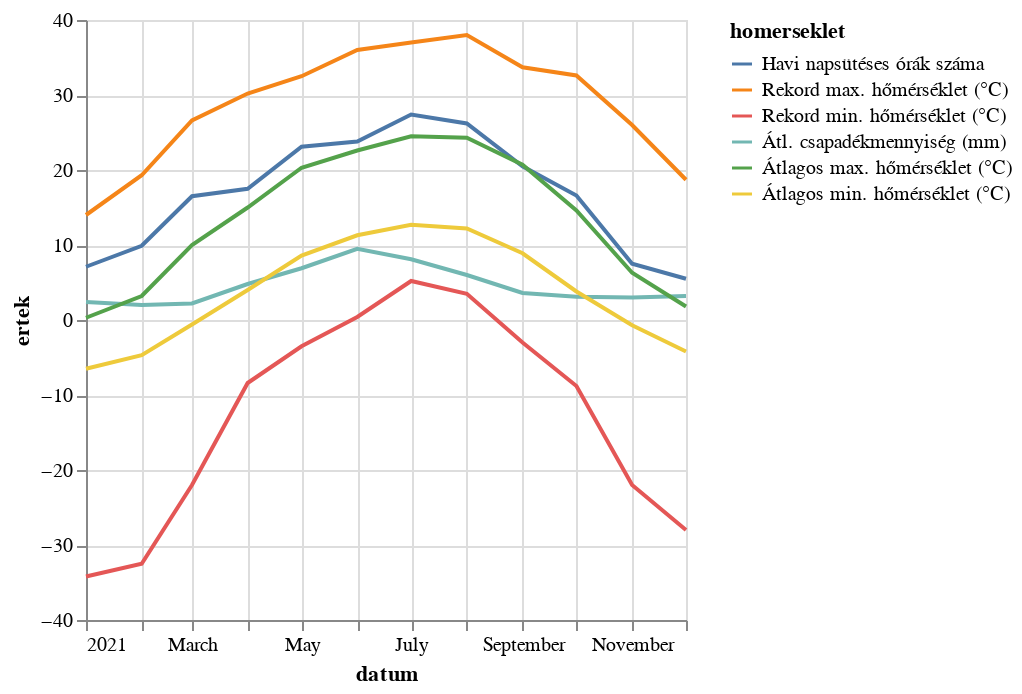

Vega-Lite specification stored for this chart:
### Vega-Lite specification from a JSON file in a GitHub repository (floating-point values rounded to 4 significant figures)
{"$schema": "https://vega.github.io/schema/vega-lite/v5.json", "description": "A simple bar chart with embedded data.", "data": {"values": [{"honap": "Aug.", "honap_angol": "Aug.", "datum": "2021-08-01", "honap_szam": 8, "homerseklet": "Havi napsütéses órák száma", "ertek": 26.2}, {"honap": "Aug.", "honap_angol": "Aug.", "datum": "2021-08-01", "honap_szam": 8, "homerseklet": "Rekord max. hőmérséklet (°C)", "ertek": 38}, {"honap": "Aug.", "honap_angol": "Aug.", "datum": "2021-08-01", "honap_szam": 8, "homerseklet": "Rekord min. hőmérséklet (°C)", "ertek": 3.5}, {"honap": "Aug.", "honap_angol": "Aug.", "datum": "2021-08-01", "honap_szam": 8, "homerseklet": "Átl. csapadékmennyiség (mm)", "ertek": 6}, {"honap": "Aug.", "honap_angol": "Aug.", "datum": "2021-08-01", "honap_szam": 8, "homerseklet": "Átlagos max. hőmérséklet (°C)", "ertek": 24.3}, {"honap": "Aug.", "honap_angol": "Aug.", "datum": "2021-08-01", "honap_szam": 8, "homerseklet": "Átlagos min. hőmérséklet (°C)", "ertek": 12.2}, {"honap": "Dec.", "honap_angol": "Dec.", "datum": "2021-12-01", "honap_szam": 12, "homerseklet": "Havi napsütéses órák száma", "ertek": 5.5}, {"honap": "Dec.", "honap_angol": "Dec.", "datum": "2021-12-01", "honap_szam": 12, "homerseklet": "Rekord max. hőmérséklet (°C)", "ertek": 18.7}, {"honap": "Dec.", "honap_angol": "Dec.", "datum": "2021-12-01", "honap_szam": 12, "homerseklet": "Rekord min. hőmérséklet (°C)", "ertek": -28}, {"honap": "Dec.", "honap_angol": "Dec.", "datum": "2021-12-01", "honap_szam": 12, "homerseklet": "Átl. csapadékmennyiség (mm)", "ertek": 3.2}, {"honap": "Dec.", "honap_angol": "Dec.", "datum": "2021-12-01", "honap_szam": 12, "homerseklet": "Átlagos max. hőmérséklet (°C)", "ertek": 1.8}, {"honap": "Dec.", "honap_angol": "Dec.", "datum": "2021-12-01", "honap_szam": 12, "homerseklet": "Átlagos min. hőmérséklet (°C)", "ertek": -4.2}, {"honap": "Feb.", "honap_angol": "Feb.", "datum": "2021-02-01", "honap_szam": 2, "homerseklet": "Havi napsütéses órák száma", "ertek": 9.9}, {"honap": "Feb.", "honap_angol": "Feb.", "datum": "2021-02-01", "honap_szam": 2, "homerseklet": "Rekord max. hőmérséklet (°C)", "ertek": 19.3}, {"honap": "Feb.", "honap_angol": "Feb.", "datum": "2021-02-01", "honap_szam": 2, "homerseklet": "Rekord min. hőmérséklet (°C)", "ertek": -32.5}, {"honap": "Feb.", "honap_angol": "Feb.", "datum": "2021-02-01", "honap_szam": 2, "homerseklet": "Átl. csapadékmennyiség (mm)", "ertek": 2}, {"honap": "Feb.", "honap_angol": "Feb.", "datum": "2021-02-01", "honap_szam": 2, "homerseklet": "Átlagos max. hőmérséklet (°C)", "ertek": 3.2}, {"honap": "Feb.", "honap_angol": "Feb.", "datum": "2021-02-01", "honap_szam": 2, "homerseklet": "Átlagos min. hőmérséklet (°C)", "ertek": -4.7}, {"honap": "Jan.", "honap_angol": "Jan.", "datum": "2021-01-01", "honap_szam": 1, "homerseklet": "Havi napsütéses órák száma", "ertek": 7.1}, {"honap": "Jan.", "honap_angol": "Jan.", "datum": "2021-01-01", "honap_szam": 1, "homerseklet": "Rekord max. hőmérséklet (°C)", "ertek": 14}, {"honap": "Jan.", "honap_angol": "Jan.", "datum": "2021-01-01", "honap_szam": 1, "homerseklet": "Rekord min. hőmérséklet (°C)", "ertek": -34.2}, {"honap": "Jan.", "honap_angol": "Jan.", "datum": "2021-01-01", "honap_szam": 1, "homerseklet": "Átl. csapadékmennyiség (mm)", "ertek": 2.4}, {"honap": "Jan.", "honap_angol": "Jan.", "datum": "2021-01-01", "honap_szam": 1, "homerseklet": "Átlagos max. hőmérséklet (°C)", "ertek": 0.3}, {"honap": "Jan.", "honap_angol": "Jan.", "datum": "2021-01-01", "honap_szam": 1, "homerseklet": "Átlagos min. hőmérséklet (°C)", "ertek": -6.5}, {"honap": "Júl.", "honap_angol": "Jul.", "datum": "2021-07-01", "honap_szam": 7, "homerseklet": "Havi napsütéses órák száma", "ertek": 27.4}, {"honap": "Júl.", "honap_angol": "Jul.", "datum": "2021-07-01", "honap_szam": 7, "homerseklet": "Rekord max. hőmérséklet (°C)", "ertek": 37}, {"honap": "Júl.", "honap_angol": "Jul.", "datum": "2021-07-01", "honap_szam": 7, "homerseklet": "Rekord min. hőmérséklet (°C)", "ertek": 5.2}, {"honap": "Júl.", "honap_angol": "Jul.", "datum": "2021-07-01", "honap_szam": 7, "homerseklet": "Átl. csapadékmennyiség (mm)", "ertek": 8.1}, {"honap": "Júl.", "honap_angol": "Jul.", "datum": "2021-07-01", "honap_szam": 7, "homerseklet": "Átlagos max. hőmérséklet (°C)", "ertek": 24.5}, {"honap": "Júl.", "honap_angol": "Jul.", "datum": "2021-07-01", "honap_szam": 7, "homerseklet": "Átlagos min. hőmérséklet (°C)", "ertek": 12.7}, {"honap": "Jún.", "honap_angol": "Jun.", "datum": "2021-06-01", "honap_szam": 6, "homerseklet": "Havi napsütéses órák száma", "ertek": 23.8}, {"honap": "Jún.", "honap_angol": "Jun.", "datum": "2021-06-01", "honap_szam": 6, "homerseklet": "Rekord max. hőmérséklet (°C)", "ertek": 36}, {"honap": "Jún.", "honap_angol": "Jun.", "datum": "2021-06-01", "honap_szam": 6, "homerseklet": "Rekord min. hőmérséklet (°C)", "ertek": 0.4}, {"honap": "Jún.", "honap_angol": "Jun.", "datum": "2021-06-01", "honap_szam": 6, "homerseklet": "Átl. csapadékmennyiség (mm)", "ertek": 9.5}, {"honap": "Jún.", "honap_angol": "Jun.", "datum": "2021-06-01", "honap_szam": 6, "homerseklet": "Átlagos max. hőmérséklet (°C)", "ertek": 22.6}, {"honap": "Jún.", "honap_angol": "Jun.", "datum": "2021-06-01", "honap_szam": 6, "homerseklet": "Átlagos min. hőmérséklet (°C)", "ertek": 11.3}, {"honap": "Máj.", "honap_angol": "May.", "datum": "2021-05-01", "honap_szam": 5, "homerseklet": "Havi napsütéses órák száma", "ertek": 23.1}, {"honap": "Máj.", "honap_angol": "May.", "datum": "2021-05-01", "honap_szam": 5, "homerseklet": "Rekord max. hőmérséklet (°C)", "ertek": 32.5}, {"honap": "Máj.", "honap_angol": "May.", "datum": "2021-05-01", "honap_szam": 5, "homerseklet": "Rekord min. hőmérséklet (°C)", "ertek": -3.5}, {"honap": "Máj.", "honap_angol": "May.", "datum": "2021-05-01", "honap_szam": 5, "homerseklet": "Átl. csapadékmennyiség (mm)", "ertek": 6.9}, {"honap": "Máj.", "honap_angol": "May.", "datum": "2021-05-01", "honap_szam": 5, "homerseklet": "Átlagos max. hőmérséklet (°C)", "ertek": 20.3}, {"honap": "Máj.", "honap_angol": "May.", "datum": "2021-05-01", "honap_szam": 5, "homerseklet": "Átlagos min. hőmérséklet (°C)", "ertek": 8.6}, {"honap": "Már.", "honap_angol": "Mar.", "datum": "2021-03-01", "honap_szam": 3, "homerseklet": "Havi napsütéses órák száma", "ertek": 16.5}, {"honap": "Már.", "honap_angol": "Mar.", "datum": "2021-03-01", "honap_szam": 3, "homerseklet": "Rekord max. hőmérséklet (°C)", "ertek": 26.6}, {"honap": "Már.", "honap_angol": "Mar.", "datum": "2021-03-01", "honap_szam": 3, "homerseklet": "Rekord min. hőmérséklet (°C)", "ertek": -22}, {"honap": "Már.", "honap_angol": "Mar.", "datum": "2021-03-01", "honap_szam": 3, "homerseklet": "Átl. csapadékmennyiség (mm)", "ertek": 2.2}, {"honap": "Már.", "honap_angol": "Mar.", "datum": "2021-03-01", "honap_szam": 3, "homerseklet": "Átlagos max. hőmérséklet (°C)", "ertek": 10}, {"honap": "Már.", "honap_angol": "Mar.", "datum": "2021-03-01", "honap_szam": 3, "homerseklet": "Átlagos min. hőmérséklet (°C)", "ertek": -0.6}, {"honap": "Nov.", "honap_angol": "Nov.", "datum": "2021-11-01", "honap_szam": 11, "homerseklet": "Havi napsütéses órák száma", "ertek": 7.5}, {"honap": "Nov.", "honap_angol": "Nov.", "datum": "2021-11-01", "honap_szam": 11, "homerseklet": "Rekord max. hőmérséklet (°C)", "ertek": 26}, {"honap": "Nov.", "honap_angol": "Nov.", "datum": "2021-11-01", "honap_szam": 11, "homerseklet": "Rekord min. hőmérséklet (°C)", "ertek": -22}, {"honap": "Nov.", "honap_angol": "Nov.", "datum": "2021-11-01", "honap_szam": 11, "homerseklet": "Átl. csapadékmennyiség (mm)", "ertek": 3}, {"honap": "Nov.", "honap_angol": "Nov.", "datum": "2021-11-01", "honap_szam": 11, "homerseklet": "Átlagos max. hőmérséklet (°C)", "ertek": 6.3}, {"honap": "Nov.", "honap_angol": "Nov.", "datum": "2021-11-01", "honap_szam": 11, "homerseklet": "Átlagos min. hőmérséklet (°C)", "ertek": -0.7}, {"honap": "Okt.", "honap_angol": "Oct.", "datum": "2021-10-01", "honap_szam": 10, "homerseklet": "Havi napsütéses órák száma", "ertek": 16.6}, {"honap": "Okt.", "honap_angol": "Oct.", "datum": "2021-10-01", "honap_szam": 10, "homerseklet": "Rekord max. hőmérséklet (°C)", "ertek": 32.6}, {"honap": "Okt.", "honap_angol": "Oct.", "datum": "2021-10-01", "honap_szam": 10, "homerseklet": "Rekord min. hőmérséklet (°C)", "ertek": -8.8}, {"honap": "Okt.", "honap_angol": "Oct.", "datum": "2021-10-01", "honap_szam": 10, "homerseklet": "Átl. csapadékmennyiség (mm)", "ertek": 3.1}, {"honap": "Okt.", "honap_angol": "Oct.", "datum": "2021-10-01", "honap_szam": 10, "homerseklet": "Átlagos max. hőmérséklet (°C)", "ertek": 14.6}, {"honap": "Okt.", "honap_angol": "Oct.", "datum": "2021-10-01", "honap_szam": 10, "homerseklet": "Átlagos min. hőmérséklet (°C)", "ertek": 3.8}, {"honap": "Szep.", "honap_angol": "Sep.", "datum": "2021-09-01", "honap_szam": 9, "homerseklet": "Havi napsütéses órák száma", "ertek": 20.5}, {"honap": "Szep.", "honap_angol": "Sep.", "datum": "2021-09-01", "honap_szam": 9, "homerseklet": "Rekord max. hőmérséklet (°C)", "ertek": 33.7}, {"honap": "Szep.", "honap_angol": "Sep.", "datum": "2021-09-01", "honap_szam": 9, "homerseklet": "Rekord min. hőmérséklet (°C)", "ertek": -3}, {"honap": "Szep.", "honap_angol": "Sep.", "datum": "2021-09-01", "honap_szam": 9, "homerseklet": "Átl. csapadékmennyiség (mm)", "ertek": 3.6}, {"honap": "Szep.", "honap_angol": "Sep.", "datum": "2021-09-01", "honap_szam": 9, "homerseklet": "Átlagos max. hőmérséklet (°C)", "ertek": 20.7}, {"honap": "Szep.", "honap_angol": "Sep.", "datum": "2021-09-01", "honap_szam": 9, "homerseklet": "Átlagos min. hőmérséklet (°C)", "ertek": 8.9}, {"honap": "Ápr.", "honap_angol": "Apr.", "datum": "2021-04-01", "honap_szam": 4, "homerseklet": "Havi napsütéses órák száma", "ertek": 17.5}, {"honap": "Ápr.", "honap_angol": "Apr.", "datum": "2021-04-01", "honap_szam": 4, "homerseklet": "Rekord max. hőmérséklet (°C)", "ertek": 30.2}, {"honap": "Ápr.", "honap_angol": "Apr.", "datum": "2021-04-01", "honap_szam": 4, "homerseklet": "Rekord min. hőmérséklet (°C)", "ertek": -8.4}, {"honap": "Ápr.", "honap_angol": "Apr.", "datum": "2021-04-01", "honap_szam": 4, "homerseklet": "Átl. csapadékmennyiség (mm)", "ertek": 4.8}, {"honap": "Ápr.", "honap_angol": "Apr.", "datum": "2021-04-01", "honap_szam": 4, "homerseklet": "Átlagos max. hőmérséklet (°C)", "ertek": 15}, {"honap": "Ápr.", "honap_angol": "Apr.", "datum": "2021-04-01", "honap_szam": 4, "homerseklet": "Átlagos min. hőmérséklet (°C)", "ertek": 4}]}, "mark": "line", "encoding": {"x": {"field": "datum", "type": "temporal", "axis": {"labelAngle": 0}}, "y": {"field": "ertek", "type": "quantitative"}, "color": {"field": "homerseklet", "type": "nominal"}}, "config": {}}
